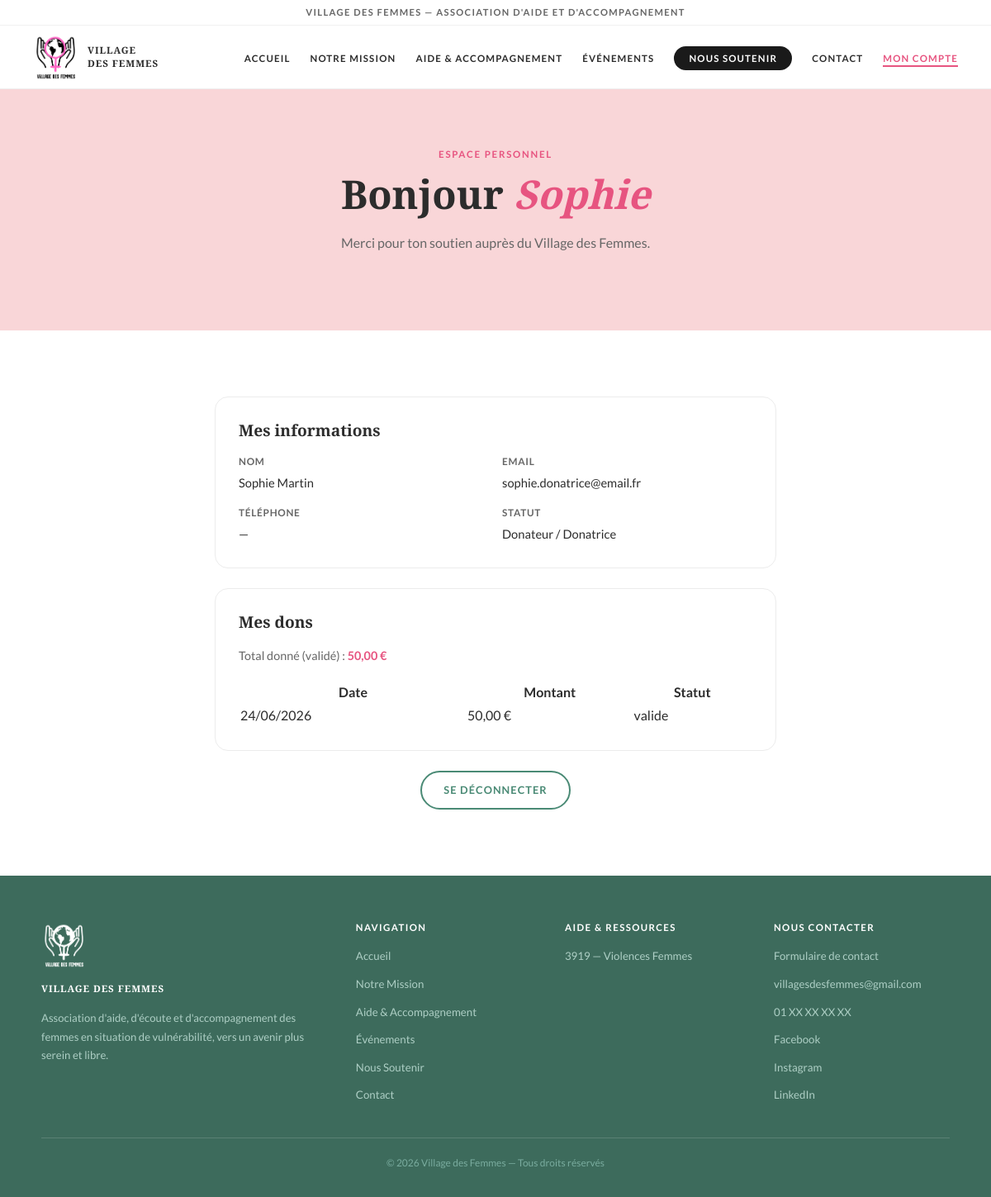
/mon-compte.php (signed in), run on the app's committed database.
### tables this page shows
CREATE TABLE utilisateurs (
    id              INT AUTO_INCREMENT PRIMARY KEY,
    email           VARCHAR(255) NOT NULL UNIQUE,
    mot_de_passe    VARCHAR(255) NOT NULL,         
    prenom          VARCHAR(100) NOT NULL,
    nom             VARCHAR(100) NOT NULL,
    telephone       VARCHAR(20),
    role            ENUM('utilisateur', 'benevole', 'admin') NOT NULL DEFAULT 'utilisateur',
    date_creation   DATETIME NOT NULL DEFAULT CURRENT_TIMESTAMP,
    derniere_connexion DATETIME,
    actif           BOOLEAN NOT NULL DEFAULT TRUE,
    email_verifie   BOOLEAN NOT NULL DEFAULT FALSE
);

CREATE TABLE dons (
    id                  INT AUTO_INCREMENT PRIMARY KEY,
    utilisateur_id      INT,                       
    nom_donateur        VARCHAR(150),              
    email_donateur      VARCHAR(255),
    montant             DECIMAL(10,2) NOT NULL,
    devise              VARCHAR(3) NOT NULL DEFAULT 'EUR',
    methode_paiement    ENUM('helloasso', 'paypal', 'stripe', 'virement', 'cheque', 'especes') NOT NULL,
    reference_transaction VARCHAR(255),            
    statut              ENUM('en_attente', 'valide', 'echoue', 'rembourse') NOT NULL DEFAULT 'en_attente',
    don_recurrent       BOOLEAN NOT NULL DEFAULT FALSE,
    recu_fiscal_envoye  BOOLEAN NOT NULL DEFAULT FALSE,
    date_don            DATETIME NOT NULL DEFAULT CURRENT_TIMESTAMP,
    FOREIGN KEY (utilisateur_id) REFERENCES utilisateurs(id) ON DELETE SET NULL
);

### config/config.php (called while the page is built, shortened)
<?php
function utilisateurConnecte(): ?array {
    static $utilisateur = null;
    if ($utilisateur === null) {
        $pdo = getPDO();
        $stmt = $pdo->prepare("SELECT * FROM utilisateurs WHERE id = :id LIMIT 1");
        $stmt->execute(['id' => $_SESSION['utilisateur_id']]);
        $utilisateur = $stmt->fetch() ?: false;
    }
    return $utilisateur ?: null;
}

### mon-compte.php (the view, shortened to what this page needs)
<?php
require_once 'config/config.php';
$pdo = getPDO();
$utilisateur = utilisateurConnecte();
$stmt = $pdo->prepare("SELECT * FROM dons WHERE utilisateur_id = :id ORDER BY date_don DESC");
$stmt->execute(['id' => $utilisateur['id']]);
$mes_dons = $stmt->fetchAll();
$total_dons = array_sum(array_map(fn($d) => $d['statut'] === 'valide' ? (float) $d['montant'] : 0, $mes_dons));
?>
<!DOCTYPE html>
<html lang="fr">
<head>
  <link rel="stylesheet" href="styles.css" />
  <link rel="stylesheet" href="contact.css" />
  <link rel="stylesheet" href="compte.css" />
</head>
<body>
  <?php include 'includes/header.php'; ?>
  <section class="hero-page">
    <span class="section-tag">Espace personnel</span>
    <h1>Bonjour <span class="highlight"><?= htmlspecialchars($utilisateur['prenom']) ?></span></h1>
    <p>
      <?php if ($utilisateur['role'] === 'benevole'): ?>
        Merci pour ton engagement auprès du Village des Femmes.
      <?php else: ?>
        Merci pour ton soutien auprès du Village des Femmes.
      <?php endif; ?>
    </p>
  </section>
  <section class="contact-section">
    <div class="container" style="max-width:760px;">
      <div class="compte-card">
        <h2>Mes informations</h2>
        <div class="compte-infos-grid">
          <div><span class="compte-label">Nom</span><span><?= htmlspecialchars($utilisateur['prenom'] . ' ' . $utilisateur['nom']) ?></span></div>
          <div><span class="compte-label">Email</span><span><?= htmlspecialchars($utilisateur['email']) ?></span></div>
          <div><span class="compte-label">Téléphone</span><span><?= htmlspecialchars($utilisateur['telephone'] ?: '—') ?></span></div>
          <div><span class="compte-label">Statut</span><span><?= $utilisateur['role'] === 'benevole' ? 'Bénévole' : 'Donateur / Donatrice' ?></span></div>
        </div>
      </div>
      <div class="compte-card">
        <h2>Mes dons</h2>
        <p style="margin-bottom:18px; font-size:0.9rem; color:var(--texte-clair);">
          Total donné (validé) : <strong style="color:var(--rose-vif);"><?= number_format($total_dons, 2, ',', ' ') ?> €</strong>
        </p>
        <?php if (empty($mes_dons)): ?>
          <p style="font-size:0.9rem; color:var(--texte-clair);">
            Tu n'as pas encore fait de don. <a href="nous-soutenir.php#faire-un-don" style="color:var(--rose-vif); font-weight:700;">Faire un don →</a>
          </p>
        <?php else: ?>
          <table class="admin-table" style="width:100%;">
            <thead><tr><th>Date</th><th>Montant</th><th>Statut</th></tr></thead>
            <tbody>
              <?php foreach ($mes_dons as $don): ?>
                <tr>
                  <td><?= htmlspecialchars(date('d/m/Y', strtotime($don['date_don']))) ?></td>
                  <td><?= number_format($don['montant'], 2, ',', ' ') ?> €</td>
                  <td>
                    <?php
                      $badge_map = ['valide' => 'badge-vert', 'en_attente' => 'badge-gris', 'echoue' => 'badge-rouge', 'rembourse' => 'badge-rose'];
                      $classe = $badge_map[$don['statut']] ?? 'badge-gris';
                    ?>
                    <span class="badge <?= $classe ?>"><?= htmlspecialchars($don['statut']) ?></span>
                  </td>
                </tr>
              <?php endforeach; ?>
            </tbody>
          </table>
        <?php endif; ?>
      </div>
      <div style="text-align:center; margin-top:8px;">
        <a href="deconnexion.php" class="btn btn-outline-vert">Se déconnecter</a>
      </div>
    </div>
  </section>
  <?php include 'includes/footer.php'; ?>
</body>
</html>

### styles.css (style rules this page uses)
:root { --rose-pale: #F9D6D8; --rose-vif: #E75480; --rose-bouton: #C8455A; --vert-sauge: #8FBC8F; --vert-fonce: #3D6B5C; --vert-btn: #4A8A75; --noir: #1a1a1a; --blanc: #FFFFFF; --gris-clair: #F5F5F5; --texte: #2C2C2C; --texte-clair: #666666; --radius: 8px; --radius-lg: 16px; --transition: 0.25s ease; }
*, *::before, *::after { box-sizing: border-box; margin: 0; padding: 0; }
html { scroll-behavior: smooth; }
body { font-family: 'Lato', sans-serif; color: var(--texte); background: var(--blanc); line-height: 1.6; }
a { text-decoration: none; color: inherit; }
h1, h2, h3, h4 { font-family: 'Playfair Display', serif; line-height: 1.2; }
h1 { font-size: clamp(2rem, 5vw, 3rem); }
h2 { font-size: clamp(1.5rem, 3vw, 2.2rem); }
.btn { display: inline-block; padding: 11px 26px; border-radius: 30px; font-family: 'Lato', sans-serif; font-size: 0.8rem; font-weight: 700; text-transform: uppercase; letter-spacing: 0.08em; cursor: pointer; border: none; transition: all var(--transition); }
.btn-outline-vert { background: transparent; color: var(--vert-btn); border: 2px solid var(--vert-btn); }
.container { max-width: 1100px; margin: 0 auto; padding: 0 40px; }
.section-tag { display: inline-block; font-size: 0.72rem; font-weight: 700; text-transform: uppercase; letter-spacing: 0.15em; color: var(--rose-vif); margin-bottom: 10px; }
.highlight { color: var(--rose-vif); font-style: italic; }
.hero-page { background: var(--rose-pale); padding: 64px 40px; text-align: center; }
.hero-page h1 { margin-bottom: 16px; }
.hero-page p { font-size: 1rem; color: var(--texte-clair); max-width: 560px; margin: 0 auto 28px; line-height: 1.75; }

### contact.css (style rules this page uses)
.contact-section { padding: 80px 0; background: var(--blanc); }

### compte.css (style rules this page uses)
.compte-card { background: var(--blanc); border: 1px solid #ececec; border-radius: var(--radius-lg); padding: 28px; margin-bottom: 24px; }
.compte-card h2 { font-size: 1.2rem; margin-bottom: 18px; }
.compte-infos-grid { display: grid; grid-template-columns: 1fr 1fr; gap: 16px; }
.compte-infos-grid > div { display: flex; flex-direction: column; gap: 4px; }
.compte-label { font-size: 0.74rem; font-weight: 700; text-transform: uppercase; letter-spacing: 0.06em; color: var(--texte-clair); }
.compte-infos-grid > div > span:last-child { font-size: 0.92rem; color: var(--texte); }

### data on the page
utilisateurs: prenom "Sophie", prenom+nom "Sophie Martin", email "sophie.donatrice@email.fr", telephone "—"
dons: total_dons "50,00", date_don "24/06/2026", montant "50,00", statut "valide"
